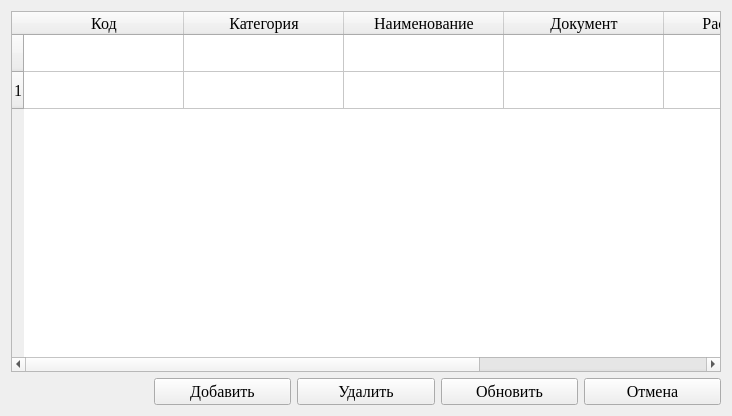
<?xml version="1.0" encoding="UTF-8"?>
<ui version="4.0">
 <class>DocsRegulationDialog</class>
 <widget class="QWidget" name="DocsRegulationDialog">
  <property name="geometry">
   <rect>
    <x>0</x>
    <y>0</y>
    <width>732</width>
    <height>416</height>
   </rect>
  </property>
  <property name="font">
   <font>
    <family>Times New Roman</family>
    <pointsize>12</pointsize>
   </font>
  </property>
  <property name="windowTitle">
   <string>Нормативные документы</string>
  </property>
  <property name="windowIcon">
   <iconset resource="../../../res.qrc">
    <normaloff>:/icons/icon.png</normaloff>:/icons/icon.png</iconset>
  </property>
  <layout class="QGridLayout" name="gridLayout">
   <item row="1" column="0">
    <widget class="QLabel" name="label">
     <property name="text">
      <string/>
     </property>
    </widget>
   </item>
   <item row="0" column="0" colspan="5">
    <widget class="QTableWidget" name="tableWidget">
     <property name="selectionMode">
      <enum>QAbstractItemView::SingleSelection</enum>
     </property>
     <property name="selectionBehavior">
      <enum>QAbstractItemView::SelectRows</enum>
     </property>
     <attribute name="horizontalHeaderMinimumSectionSize">
      <number>62</number>
     </attribute>
     <attribute name="horizontalHeaderDefaultSectionSize">
      <number>160</number>
     </attribute>
     <attribute name="horizontalHeaderShowSortIndicator" stdset="0">
      <bool>false</bool>
     </attribute>
     <attribute name="horizontalHeaderStretchLastSection">
      <bool>false</bool>
     </attribute>
     <attribute name="verticalHeaderMinimumSectionSize">
      <number>32</number>
     </attribute>
     <attribute name="verticalHeaderDefaultSectionSize">
      <number>37</number>
     </attribute>
     <attribute name="verticalHeaderStretchLastSection">
      <bool>false</bool>
     </attribute>
     <row>
      <property name="text">
       <string/>
      </property>
      <property name="font">
       <font>
        <family>Times New Roman</family>
        <pointsize>12</pointsize>
       </font>
      </property>
     </row>
     <row>
      <property name="text">
       <string>1</string>
      </property>
     </row>
     <column>
      <property name="text">
       <string>Код</string>
      </property>
      <property name="font">
       <font>
        <family>Times New Roman</family>
        <pointsize>12</pointsize>
       </font>
      </property>
     </column>
     <column>
      <property name="text">
       <string>Категория</string>
      </property>
      <property name="font">
       <font>
        <family>Times New Roman</family>
        <pointsize>12</pointsize>
       </font>
      </property>
     </column>
     <column>
      <property name="text">
       <string>Наименование</string>
      </property>
      <property name="font">
       <font>
        <family>Times New Roman</family>
        <pointsize>12</pointsize>
       </font>
      </property>
     </column>
     <column>
      <property name="text">
       <string>Документ</string>
      </property>
      <property name="font">
       <font>
        <family>Times New Roman</family>
        <pointsize>12</pointsize>
       </font>
      </property>
     </column>
     <column>
      <property name="text">
       <string>Расширение</string>
      </property>
      <property name="font">
       <font>
        <family>Times New Roman</family>
        <pointsize>12</pointsize>
       </font>
      </property>
     </column>
     <column>
      <property name="text">
       <string>URL</string>
      </property>
      <property name="font">
       <font>
        <family>Times New Roman</family>
        <pointsize>12</pointsize>
       </font>
      </property>
     </column>
     <item row="0" column="0">
      <property name="text">
       <string/>
      </property>
      <property name="font">
       <font>
        <family>Times New Roman</family>
        <pointsize>12</pointsize>
       </font>
      </property>
     </item>
    </widget>
   </item>
   <item row="1" column="2">
    <widget class="QPushButton" name="delButton">
     <property name="text">
      <string>Удалить</string>
     </property>
    </widget>
   </item>
   <item row="1" column="4">
    <widget class="QPushButton" name="cancelButton">
     <property name="maximumSize">
      <size>
       <width>16777215</width>
       <height>16777215</height>
      </size>
     </property>
     <property name="text">
      <string>Отмена</string>
     </property>
    </widget>
   </item>
   <item row="1" column="3">
    <widget class="QPushButton" name="updateButton">
     <property name="text">
      <string>Обновить</string>
     </property>
    </widget>
   </item>
   <item row="1" column="1">
    <widget class="QPushButton" name="addButton">
     <property name="text">
      <string>Добавить</string>
     </property>
    </widget>
   </item>
  </layout>
 </widget>
 <resources>
  <include location="../../../res.qrc"/>
 </resources>
 <connections/>
</ui>
